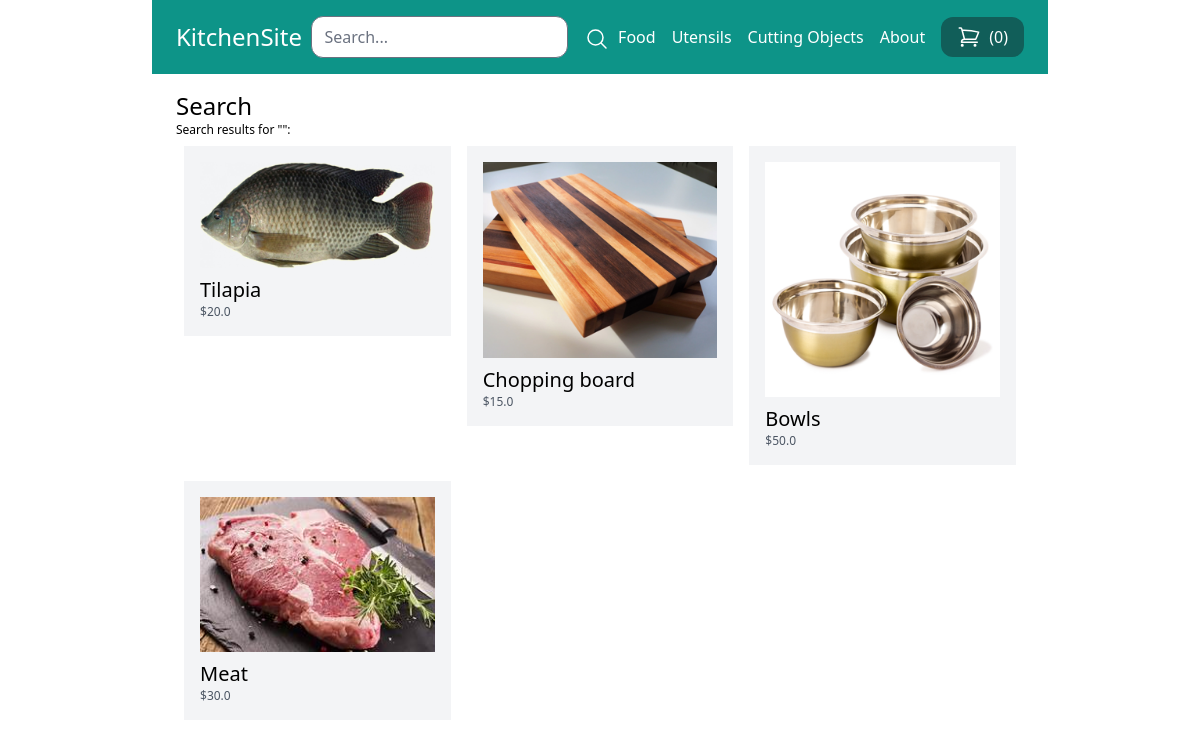
The app's page /search/ with its own data.
### store/models.py (models this page shows, shortened)
class Category(models.Model):
    title = models.CharField(max_length=60)
    slug = models.SlugField(max_length=60)
    class Meta:
        verbose_name_plural = 'Categories'

class Product(models.Model):
    DRAFT = 'draft'
    WAITING_APPROVAL = 'waitingapproval'
    ACTIVE = 'active'
    DELETED = 'deleted'
    STATUS_CHOICES = (
        (DRAFT, 'Draft'),
        (WAITING_APPROVAL, 'Waiting Approval'),
        (ACTIVE, 'Active'),
        (DELETED, 'Deleted'),
    )
    user = models.ForeignKey(User, related_name='products', on_delete=models.CASCADE)
    category = models.ForeignKey(Category, related_name='products', on_delete=models.CASCADE)
    title = models.CharField(max_length=60)
    slug = models.SlugField(max_length=60)
    description = models.TextField(blank=True)
    price = models.IntegerField()
    image = models.ImageField(upload_to='uploads/product_images/', blank=True, null=True)
    thumbnail = models.ImageField(upload_to='uploads/product_images/thumbnail/', blank=True, null=True)
    created_at = models.DateTimeField(auto_now_add=True)
    updated_at = models.DateTimeField(auto_now=True)
    status = models.CharField(max_length=50, choices=STATUS_CHOICES, default=ACTIVE)
    class Meta:
        ordering = ('-created_at',)
    def get_display_price(self):
        return self.price / 100
    def get_thumbnail(self):
        if self.thumbnail:
            return self.thumbnail.url

### store/views.py (the view)
# urls.py: path('search/', views.search, name='search'),
def search(request):
    query = request.GET.get('query', '')
    products = Product.objects.filter(status=Product.ACTIVE).filter(
        Q(title__icontains=query) | Q(description__icontains=query))
    return render(request, 'store/search.html', {
        'query': query,
        'products': products
    })

### store/cart.py (called while the page is built)
    def __len__(self):
        return sum(item['quantity'] for item in self.cart.values())

### store/context_processors.py (called while the page is built)
def cart(request):
    return {'cart': Cart(request)}

### store/templatetags/menu.py (called while the page is built)
@register.inclusion_tag('core/menu.html')
def menu():
    categories = Category.objects.all()
    return {'categories': categories}

### store/templates/store/search.html (shortened to what this page needs)
{% extends 'core/base.html' %}
{% block content %}
<h1 class="text-2xl">Search</h1>
<h2 class="text-xs text-black-500">Search results for "{{query}}":</h2>
{% if products %}
{% include 'store/portions/products.html' %}
{% else %}
<p>There are no products that match the query word, try with another relevant word instead.</p>
{% endif %}
{% endblock %}

### core/templates/core/menu.html
{% for category in categories %}
<a href="{% url 'category_detail' category.slug %}" class="text-white">{{category.title}}</a>
{% endfor %}
<a href="{% url 'about' %}" class="text-white">About</a>

### store/templates/store/portions/products.html
<div class="flex flex-wrap">
    {% for product in products %}
    <div class="product w-1/3 p-2">
        <div class="p-4 bg-gray-100">
            <a href="{% url 'product_detail' product.category.slug product.slug %}">
                <div class="image mb-2">
                    <img src="{{ product.get_thumbnail }}" alt="Image of {{ product.title }}">
                </div>
                <h2 class="text-xl">{{ product.title }}</h2>
                <p class="text-xs text-gray-600">${{ product.get_display_price }}</p>
            </a>
        </div>
    </div>
    {% endfor %}
</div>

### records on screen
Category: title "Food"
Category: title "Utensils"
Category: title "Cutting Objects"
Product: get_thumbnail (picture), title "Tilapia", get_display_price "20.0"
Product: get_thumbnail (picture), title "Chopping board", get_display_price "15.0"
Product: get_thumbnail (picture), title "Bowls", get_display_price "50.0"
Product: get_thumbnail (picture), title "Meat", get_display_price "30.0"

### other values on screen
{{ cart|length }} "0"
